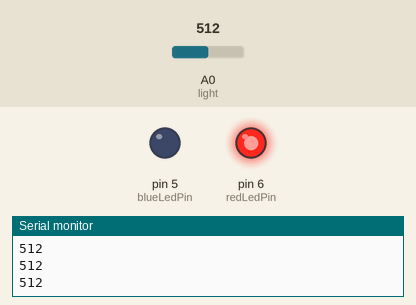
This sketch was run on a simulated Arduino Uno, built with avr-gcc and run on an emulated ATmega328P. Parts: output pins drawn as LEDs (lit = HIGH), the last lines printed to the serial monitor. The test bench sets the inputs (shaded band); at power-on: A0 (light) = 512.

Above: at 1.2 s.
1.3 s: A0 (light) set to 412
2.8 s: A0 (light) set to 382
At 3.9 s:
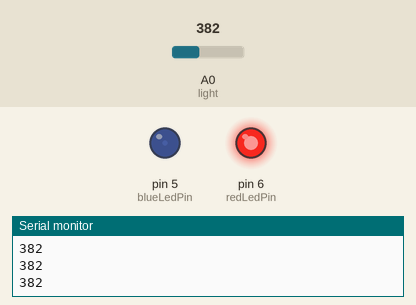
4.3 s: A0 (light) set to 306
At 4.9 s:
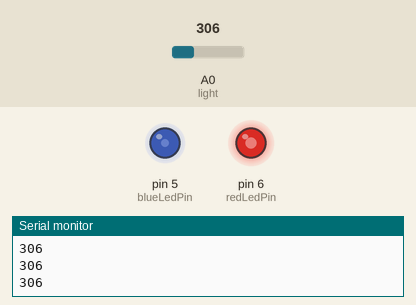
5.8 s: A0 (light) set to 245
At 6.2 s:
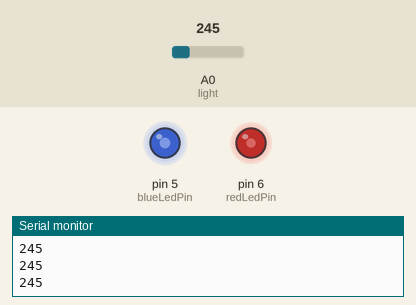
7.3 s: A0 (light) set to 122
At 8.4 s:
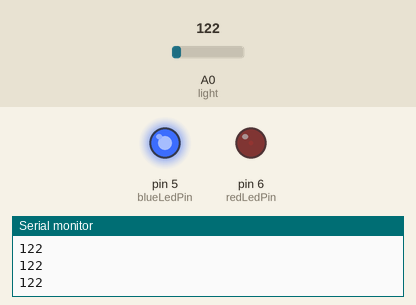
8.8 s: A0 (light) set to 114
At 9.5 s:
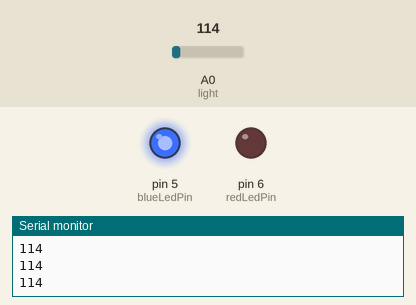
Timing chart, 0 to 11.3 s (numbered marks = the images above; inputs shaded):
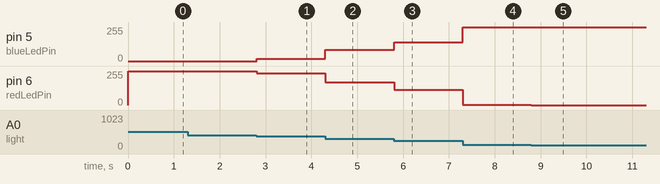

The sketch:

ex04.ino
```cpp
#define DURATION 250

// const int buttonPin = 8;  // the number of the pushbutton pin
const int redLedPin = 6;
const int blueLedPin = 5;
const int voltagePin = 7;
const int analogPin = 0;

int redLightValue = 255;
int blueLightValue = 0;

void setup() {
  // put your setup code here, to run once:
  Serial.begin(9600);
  pinMode(redLedPin, OUTPUT);
  pinMode(blueLightValue, OUTPUT);
  // digitalWrite(ledPin, HIGH);
  // attachInterrupt(digitalPinToInterrupt(buttonPin), led_button, CHANGE);
}

void loop() {
  // put your main code here, to run repeatedly:
  // led_button();
  // morse_42(LED_BUILTIN);

  light();

}

void light(){
  int sensorValue = analogRead(A0);
  redLightValue = map(sensorValue, 120, 400, 0, 255);
  blueLightValue = 255 - redLightValue;

  if(blueLightValue < 0)
    blueLightValue = 0;
  if(redLightValue < 0)
    redLightValue = 0;
  if(blueLightValue > 255)
    blueLightValue = 255;
  if(redLightValue > 255)
    redLightValue = 255;
  analogWrite(blueLedPin, blueLightValue);
  analogWrite(redLedPin, redLightValue);
  Serial.println(sensorValue);
  delay(1);
}
```

Measured:
- after the input at 2.8 s, pin 5 (blueLedPin): 0/255 → 17/255 at once; pin 6 (redLedPin): 255/255 → 238/255 at once
- after the input at 4.3 s, pin 5 (blueLedPin): 17/255 → 86/255 at once; pin 6 (redLedPin): 238/255 → 169/255 at once
- after the input at 5.8 s, pin 5 (blueLedPin): 86/255 → 142/255 at once; pin 6 (redLedPin): 169/255 → 113/255 at once
- after the input at 7.3 s, pin 5 (blueLedPin): 142/255 → 254/255 at once; pin 6 (redLedPin): 113/255 → 1/255 at once
- after the input at 8.8 s, pin 5 (blueLedPin): 254/255 → 255/255 at once; pin 6 (redLedPin): 1/255 → 0/255 at once
